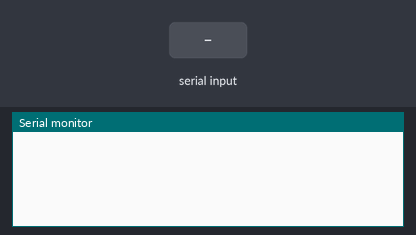
The sketch below on a simulated Arduino Uno, built with avr-gcc and run on an emulated ATmega328P. On the bench: the last lines printed to the serial monitor. The test bench sets the inputs (shaded band).

Above: at 1.7 s.
1.8 s: "112" received over the second serial link
At 2.4 s:
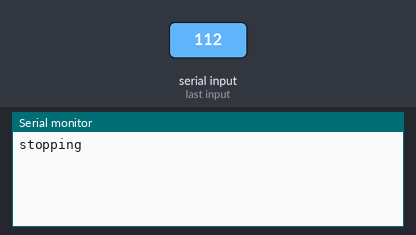
3.3 s: "334" received over the second serial link
At 4.5 s:
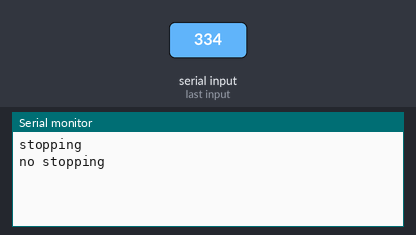
4.8 s: "AT+" received over the second serial link
At 5.8 s:
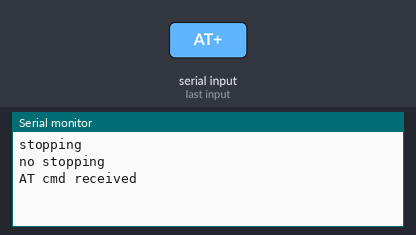

Measured:
- after the input at 1.8 s, the serial monitor: prints a new line at once (image 1)
- after the input at 3.3 s, the serial monitor: prints a new line at once (image 2)
- after the input at 4.8 s, the serial monitor: prints a new line at once (image 3)

The sketch:

Arduino_esp8266.ino
```cpp
#include <SoftwareSerial.h>

SoftwareSerial espSerial(2, 11);

void setup() {
  Serial.begin(115200);
  espSerial.begin(115200);
  delay(500);
}

String receive;

void loop() {
  if (Serial.available()) {
    espSerial.write(Serial.read());
  }

  if (espSerial.available()) {
    char c;
    receive = "";
    while (espSerial.available()) {
      c = espSerial.read();
      receive += c;
    }

    // 校验和改为接收的字节数
    int sum = receive.length();
    if (receive.indexOf("112") != -1 || receive.indexOf("334") != -1) {
      // 处理包含子串的数据
    }


    // 添加空字符串判断
    if (receive.length() > 0) {
      // 更高级的字符串匹配
      if (receive.indexOf("AT+") != -1) {
        // 解析AT+指令并响应
        Serial.println("AT cmd received");
      } else if (receive.indexOf("112") != -1) {
        Serial.println("stopping");
      } else if(receive.indexOf("334") != -1){
        Serial.println("no stopping");
      }
    }
  }
}
```
